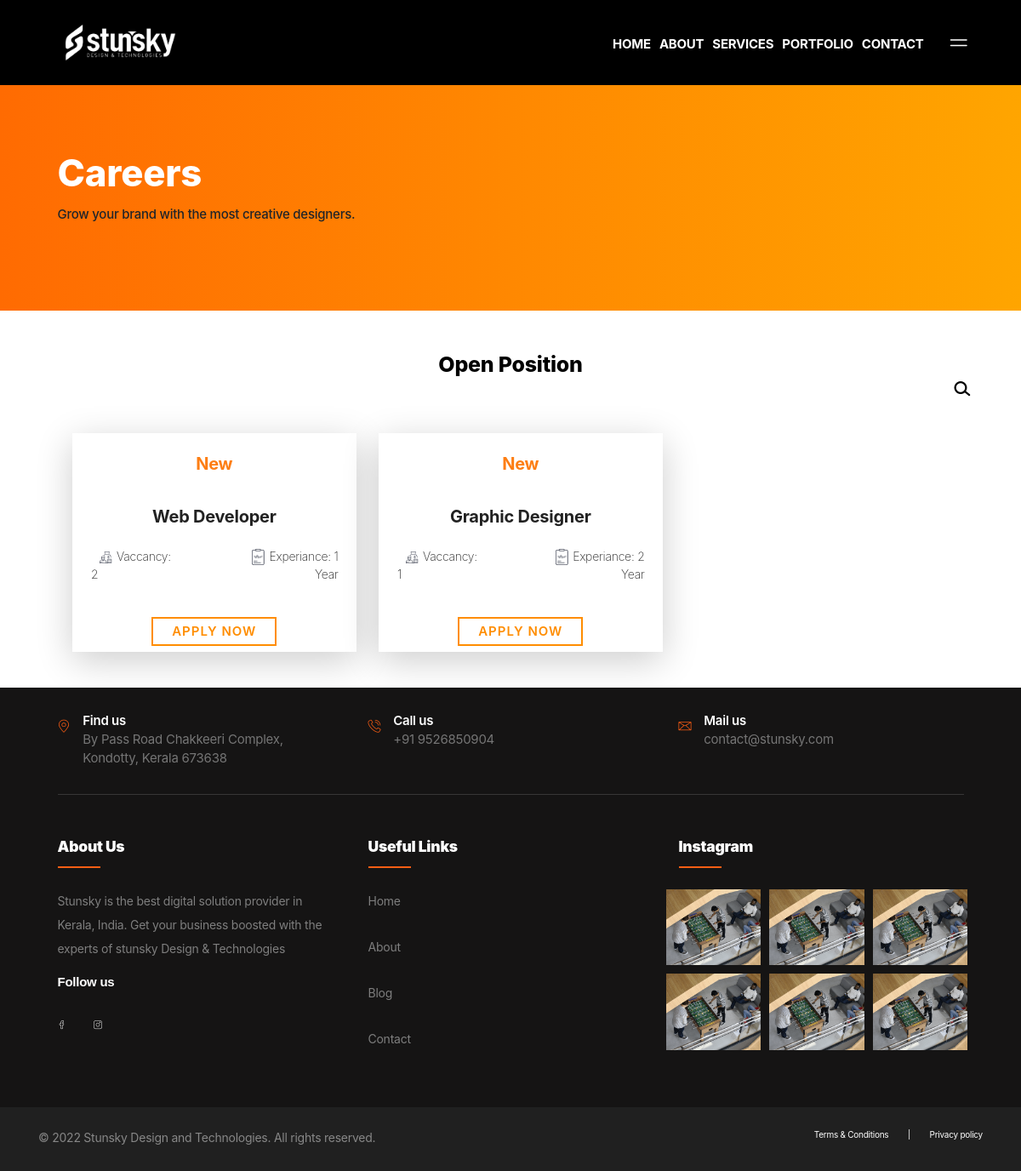
The page /careers on the database as committed earlier.
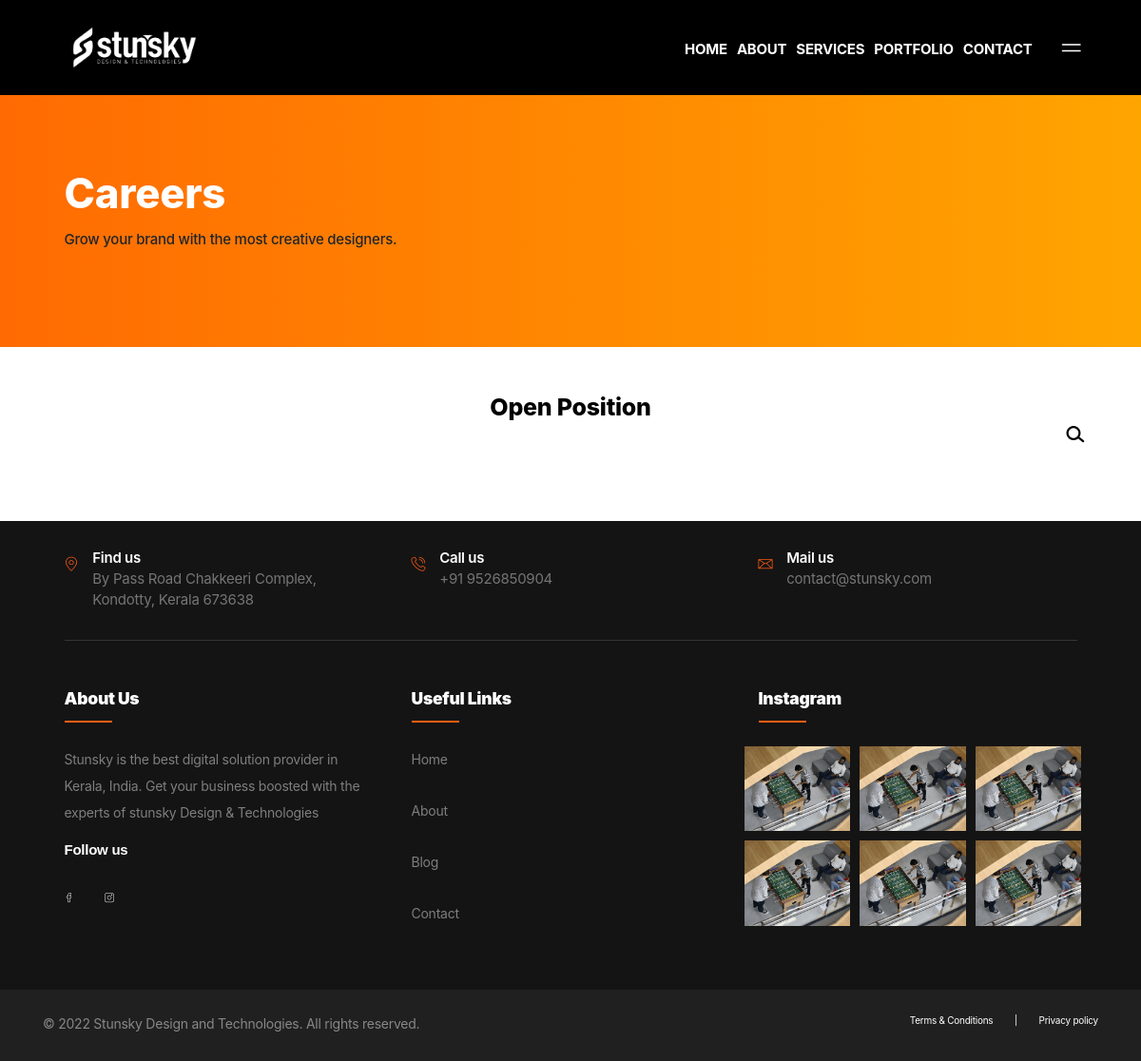
The same page on the database as committed later.
### web/models.py (models this page shows, shortened)
class JobDetails(models.Model):
    job_title = models.CharField(max_length=50, null=True, blank=True)
    location = models.CharField(max_length=50, null=True, blank=True)
    salary = models.CharField(max_length=50, null=True, blank=True)
    vaccancy = models.IntegerField(null=True, blank=True)
    experience = models.IntegerField(null=True, blank=True)
    job_description = HTMLField(null=True, blank=True)
    job_responsibility = HTMLField(null=True, blank=True)
    educational_requirments = HTMLField(null=True, blank=True)
    class Meta:
        verbose_name_plural = "Jobs"

### web/views.py (the view)
# urls.py: path("careers", views.careers, name="careers"),
def careers(request):
    jobs = JobDetails.objects.all().order_by()
    search_term = ""
    if "search" in request.GET:
        search_term = request.GET["search"]
        jobs = JobDetails.objects.all().filter(job_title__icontains=search_term)
        context = {"is_career": True, "jobs": jobs}
        return render(request, "careers.html", context)
    context = {"jobs": jobs}
    return render(request, "careers.html", context)

### templates/careers.html (shortened to what this page needs)
{% extends 'base.html' %}
{% load static %}
{% block content %}
<main class="ptf-main">
	<article class="ptf-page ptf-page--portfolio-listing">
		<section class="has-accent-1-background other">
			<div class="ptf-spacer" style=" --ptf-xxl: 18rem; --ptf-md: 16rem;"></div>
			<div class="container-xxl">
				<div class="row">
					<div class="col-xl-9">
						<div class="ptf-animated-block" data-aos="fade" data-aos-delay="0">
							<h1 class="fz-70 fz-40--md fw-extrabold lh-1p1 has-white-color">Careers</h1>
							<div class="ptf-spacer" style=" --ptf-xxl: 1rem;"></div>
							<h4 class="fz-18">Grow your brand with the most
								creative designers.</h4>
						</div>
						<div class="ptf-spacer" style=" --ptf-xxl: 6.25rem; --ptf-md: 3.125rem;"></div>
					</div>
					<div class="col-lg-12">
						<div class="ptf-animated-block" data-aos="fade" data-aos-delay="0">
							<div class="ptf-simple-image">
							</div>
						</div>
					</div>
				</div>
			</div>
		</section>
		<section>
			<div class="ptf-spacer" style=" --ptf-xxl: 5rem; --ptf-md: 5rem; --ptf-sm: 2rem;"></div>
			<div class="container-xxl">
				<h1 class="fz-40 fz-40--md fw-extrabold lh-1p1 has-black-color text-center">Open Position</h1>
				<div class="ptf-navbar-search" style="margin-left: 1054px;font-size: 1rem;">
					<a class="ptf-navbar-search__toggle" style="color: black;" href="#">
						<i class="lnir lnir-search-alt" style="color: black;font-size: large;font-weight: 700;"></i>
					</a>
				</div>
				<br><br>
				<div class="row height d-flex justify-content-center align-items-center">
					<div class="row">
						{% for job in jobs %}
						<div class="col-lg-4 col-md-4 col-sm-12 col-12">
							<div class="wrapper">
								<a class="white-card" href="{% url 'careers_details' job.id %}">
									<p class="category" style="color:#fd7e14 ;">New</p>
									<p class="category mb-2">{{job.job_title}}</p>
									<br>
									<ul class="d-flex" style="list-style-type: none">
										<li class="categoryvacc mt-0 text-left"><img class="mt-0 pl-3 pr-2"
												src="{% static 'img/vaccancy.svg' %}" alt="icon">Vaccancy:
											{{job.vaccancy}}</li>
										<li class="categoryvacc mt-0 text-right"><img class="mt-0 pl-3 pr-2"
												src="{% static 'img/experiance.svg' %}" alt="icon">Experiance:
											{{job.experience}} Year</li>
									</ul>
									<p><span class="CTA">Apply Now</span></p>
								</a>
							</div>
						</div>
						{% endfor %}
					</div>
				</div>
				<div class="ptf-spacer" style=" --ptf-xxl: 5rem; --ptf-md: 5rem; --ptf-sm: 2rem;"></div>
		</section>
	</article>
</main>
{% endblock %}

### templates/base.html (shortened to what this page needs)
{% load static %}
<!DOCTYPE html>
<html
    class="no-js ptf-is--home-default ptf-is--header-style-3 ptf-is--footer-style-1 ptf-is--custom-cursor ptf-is--footer-fixed"
    lang="en">
<head>
    <link rel="stylesheet" href="https://maxcdn.bootstrapcdn.com/bootstrap/3.3.7/css/bootstrap.min.css">
    <link rel="stylesheet" href="{% static 'css/framework/bootstrap-reboot.min.css' %} ">
    <link rel="stylesheet" href="{% static 'css/framework/bootstrap-grid.min.css' %} ">
    <link rel="stylesheet" href="{% static 'css/framework/bootstrap-utilities.min.css' %} ">
    <link rel="stylesheet" href="{% static 'css/ptf-plugins.min.css' %} ">
    <link rel="stylesheet" href="{% static 'fonts/CerebriSans/style.css' %} ">
    <link rel="stylesheet" href="{% static 'fonts/LineIcons-PRO/WebFonts/Pro-Light/font-css/LinIconsPro-Light.css' %} ">
    <link rel="stylesheet" href="{% static 'fonts/LineIcons-PRO/WebFonts/Pro-Regular/font-css/LineIcons.css' %} ">
    <link rel="stylesheet" href="{% static 'fonts/Socicons/socicon.css' %} ">
    <link rel="stylesheet" href="{% static 'css/ptf-main.min.css' %} ">
    <link rel="stylesheet" href="{% static 'css/custom.css' %} ">
    <link rel="stylesheet" href="https://maxcdn.bootstrapcdn.com/bootstrap/3.3.7/css/bootstrap.min.css">
</head>
<body>
    <div class="ptf-site-wrapper">
        <div class="ptf-site-wrapper__inner">
            {% include 'partials/header.html' %}
            {% block content %} {% endblock %}
        </div>
        {% include 'partials/footer.html' %}
    </div>
</body>
</html>

### templates/partials/header.html (shortened to what this page needs)
{% load static %}
<header class="ptf-header ptf-header--style-3">
    <div class="ptf-navbar ptf-navbar--main ptf-navbar--sticky">
        <div class="container-xxl">
            <div class="ptf-navbar-inner">
                <a class="ptf-navbar-logo" href="{% url 'index' %}">
                    <img class="black" src="{% static 'img/root/logo-white.png' %}" alt="" loading="lazy">
                </a>
                <nav class="ptf-nav ptf-nav--default">
                    <ul class="sf-menu">
                        <li class="hide_on_mobile menu-item-has-children two-columns"><a href="{% url 'index' %}"><span>Home</span></a>
                        </li>
                        <li class="hide_on_mobile menu-item-has-children two-columns"><a
                                href="{% url 'about us' %}"><span>About</span></a>
                        </li>
                        <li class="hide_on_mobile menu-item-has-children"><a href="#"><span>Services</span></a>
                        </li>
                        <li class="hide_on_mobile menu-item-has-children"><a href="{% url 'portfolio' %}"><span>Portfolio</span></a>
                        </li>
                        <li class="hide_on_mobile menu-item-has-children two-columns"><a
                                href="{% url 'contact' %}"><span>Contact</span></a>
                        </li>
                        <li>
                            <a class="ptf-offcanvas-menu-icon js-offcanvas-menu-toggle" href="#"><i class="lnir lnir-menu-alt-5"></i></a>
                        </li>
                    </ul>
                </nav>
            </div>
        </div>
    </div>
</header>

### templates/partials/footer.html (shortened to what this page needs)
{% load static %}
	<footer class="footer-section">
        <div class="container-xxl">
            <div class="footer-cta pt-5 pb-5">
                <div class="row">
                    <div class="col-xl-4 col-md-4 col-lg-4 col-sm-12 col-12 mb-30">
                        <div class="single-cta">
                            <i class="lnil lnil-map-marker  "></i>
                            <div class="cta-text">
                                <h4>Find us</h4>
                                <span>By Pass Road Chakkeeri Complex, <br>
                                    Kondotty, Kerala 673638</span>
                            </div>
                        </div>
                    </div>
                    <div class="col-xl-4 col-md-4 col-lg-4 col-sm-12 col-12 mb-30">
                        <div class="single-cta">
                            <i class="lnil lnil-phone-ring"></i>
                            <div class="cta-text">
                                <h4>Call us</h4>
                                <span>+91 9526850904</span>
                            </div>
                        </div>
                    </div>
                    <div class="col-xl-4 col-md-4 col-lg-4 col-sm-12 col-12 mb-30">
                        <div class="single-cta">
                            <i class="lnil lnil-envelope-alt"></i>
                            <div class="cta-text">
                                <h4>Mail us</h4>
                                <span>contact@stunsky.com</span>
                            </div>
                        </div>
                    </div>
                </div>
            </div>
            <div class="footer-content pt-5 pb-5">
                <div class="row">
                    <div class="col-xl-4 col-lg-4 col-md-4 col-sm-4 col-4">
                        <div class="footer-widget">
                            <div class="footer-widget-heading">
                                <h3 class="footerh3"><b> About Us</b></h3>
                            </div>
                            <div class="footer-text">
                                <p>Stunsky is the best digital solution provider in Kerala, India. Get your business boosted with the experts of stunsky Design & Technologies</p>
                            </div>
                            <div class="footer-social-icon largescreenview">
                                <span class="footerh3">Follow us</span>
                                <a href="https://m.facebook.com/story.php?story_fbid=pfbid028GbWPxZDEgLgbo8hztEo5bjbgxkwwJ6Yfu39VzqvyrJJoh4LCDy7L2zFVR2Srb5wl&id=103864742313913" class="mr-0"><i class="lnil lnil-facebook"></i></a>
                                <a href="https://www.instagram.com/stunsky.dt/" class="mx-0"><i class="lnil lnil-Instagram"></i></a>
                            </div>
                        </div>
                    </div>
                    <div class="col-xl-4 col-lg-4 col-md-4 col-sm-4 col-4" style="align-content: center;">
                        <div class="footer-widget">
                            <div class="footer-widget-heading">
                                <h3 class="footerh3"><b>Useful Links</b></h3>
                            </div>
                            <ul>
                                <div class="row footer-text">
                                    <div class="col-sm-12">
                                        <li><a href="{% url 'index' %}"><p>Home</p></a></li>
                                    </div>
                                    <div class="col-sm-12">
                                        <li><a href="{% url 'about us' %}"><p>About</p></a></li>
                                    </div>
                                    <div class="col-sm-12">
                                        <li><a href="{% url 'Blog' %}"><p>Blog</p></a></li>
                                    </div>
                                    <div class="col-sm-12">
                                        <li><a href="{% url 'contact' %}"><p>Contact</p></a></li>
                                    </div>
                                </div>
                            </ul>
                        </div>
                    </div>
					<div class="col-xl-4 col-lg-4 col-md-4 col-sm-4 col-4">
                        <div class="footer-widget">
                            <div class="footer-widget-heading">
                                <h3 class="footerh3"><b>Instagram</b></h3>
                            </div>
                            <div class="footer-text">
                                <div class="row">
                                    <div class="col-lg-4 col-md-4 col-sm-6 col-6 pb-3 pr-3 pl-0">
                                        <img src="static/img/about-us-image-1.png" alt="">
                                    </div>
                                    <div class="col-lg-4 col-md-4 col-sm-6 col-6 pb-3 pr-3 pl-0">
                                        <img src="static/img/about-us-image-1.png" alt="">
                                    </div>
                                    <div class="col-lg-4 col-md-4 col-sm-6 col-6 pb-3 pr-3 pl-0">
                                        <img src="static/img/about-us-image-1.png" alt="">
                                    </div>
                                    <div class="col-lg-4 col-md-4 col-sm-6 col-6 pb-3 pr-3 pl-0">
                                        <img src="static/img/about-us-image-1.png" alt="">
                                    </div>
                                    <div class="col-lg-4 col-md-4 col-sm-6 col-6 pb-3 pr-3 pl-0">
                                        <img src="static/img/about-us-image-1.png" alt="">
                                    </div>
                                    <div class="col-lg-4 col-md-4 col-sm-6 col-6 pb-3 pr-3 pl-0">
                                        <img src="static/img/about-us-image-1.png" alt="">
                                    </div>
								</div>
                            </div>
                        </div>
                    </div>
                </div>
            </div>
        </div>
        <div class="copyright-area">
            <div class="container">
                <div class="row">
                    <div class="col-xl-6 col-lg-6 col-md-6 col-sm-12 col-12 text-center text-lg-left">
                        <div class="copyright-text">
                            <p>© 2022 Stunsky Design and Technologies. All rights reserved.</p>
                        </div>
                    </div>
                    <div class="col-xl-6 col-lg-6 col-md-6 col-sm-12 col-12 d-none d-lg-block text-right">
                        <div class="footer-menu">
                            <ul>
                                <li><a href="#">Terms & Conditions</a></li>
                                <li><a href="#">|</a></li>
                                <li><a href="#">Privacy policy</a></li>
                            </ul>
                        </div>
                    </div>
                </div>
            </div>
        </div>
    </footer>
	<link rel="stylesheet" href="https://maxcdn.bootstrapcdn.com/bootstrap/4.1.3/css/bootstrap.min.css">

### static/css/custom.css (style rules this page uses)
p { font-size: 14px; line-height: 1.6; font-weight: 400; margin-bottom: 0; }
@media (min-width: 768px) { .other { height: 365px !important; } }
@media (min-width: 768px) { .footer-text p { margin-bottom: 14px; color: #7e7e7e; line-height: 28px; } }
@media (min-width: 768px) { .footer-social-icon span { color: #fff; display: block; font-weight: 700; font-family: "Poppins", sans-serif; margin-bottom: 20px; } }
@media (min-width: 768px) { .cta-text h4 { color: #fff; font-weight: 600; margin-bottom: 2px; } }
@media (min-width: 768px) { .cta-text span { color: #757575; } }
@media (min-width: 768px) { .single-cta i { color: #ff5e14; float: left; margin-top: 8px; } }
@media (min-width: 768px) { .footerh3 { color: white !important; } }
@media (min-width: 768px) { .ptf-nav--default .sf-menu > li > a { line-height: 1; text-transform: uppercase; } }
@media (min-width: 768px) { .single-cta { font-size: 1.5rem; } }
.container-xxl { width: 90%; }
ul { margin: 0px; padding: 0px; }
.footer-section { background: #151414; position: relative; z-index: 0; }
.footer-cta { border-bottom: 1px solid #373636; }
.single-cta i { color: #ff5e14; float: left; margin-top: 8px; }
.cta-text { padding-left: 15px; display: inline-block; }
.cta-text span { color: #757575; }
.footer-content { position: relative; z-index: 2; }
.footer-social-icon a { color: #fff; margin-right: 15px; }
.footer-social-icon i { height: 40px; width: 40px; line-height: 38px; border-radius: 50%; }
.footer-widget-heading h3 { color: #fff; font-weight: 600; margin-bottom: 40px; margin-top: 20px; position: relative; }
.footer-widget-heading h3::before { content: ""; position: absolute; left: 0; bottom: -15px; height: 2px; width: 50px; background: #ff5e14; }
.footer-widget ul li { display: inline-block; float: left; width: 50%; margin-bottom: 12px; }
.footer-widget ul li a { color: #878787; text-transform: capitalize; }
.copyright-area { background: #202020; padding: 25px 0; }
.copyright-text p { margin: 0; color: #878787; }
.footer-menu li { display: inline-block; margin-left: 20px; }
.footer-menu li a { color: #878787; }

Rows that differ between the two databases and show on the page:
removed JobDetails: job_title "Web Developer", vaccancy "2", experience "1"
removed JobDetails: job_title "Graphic Designer", vaccancy "1", experience "2"
